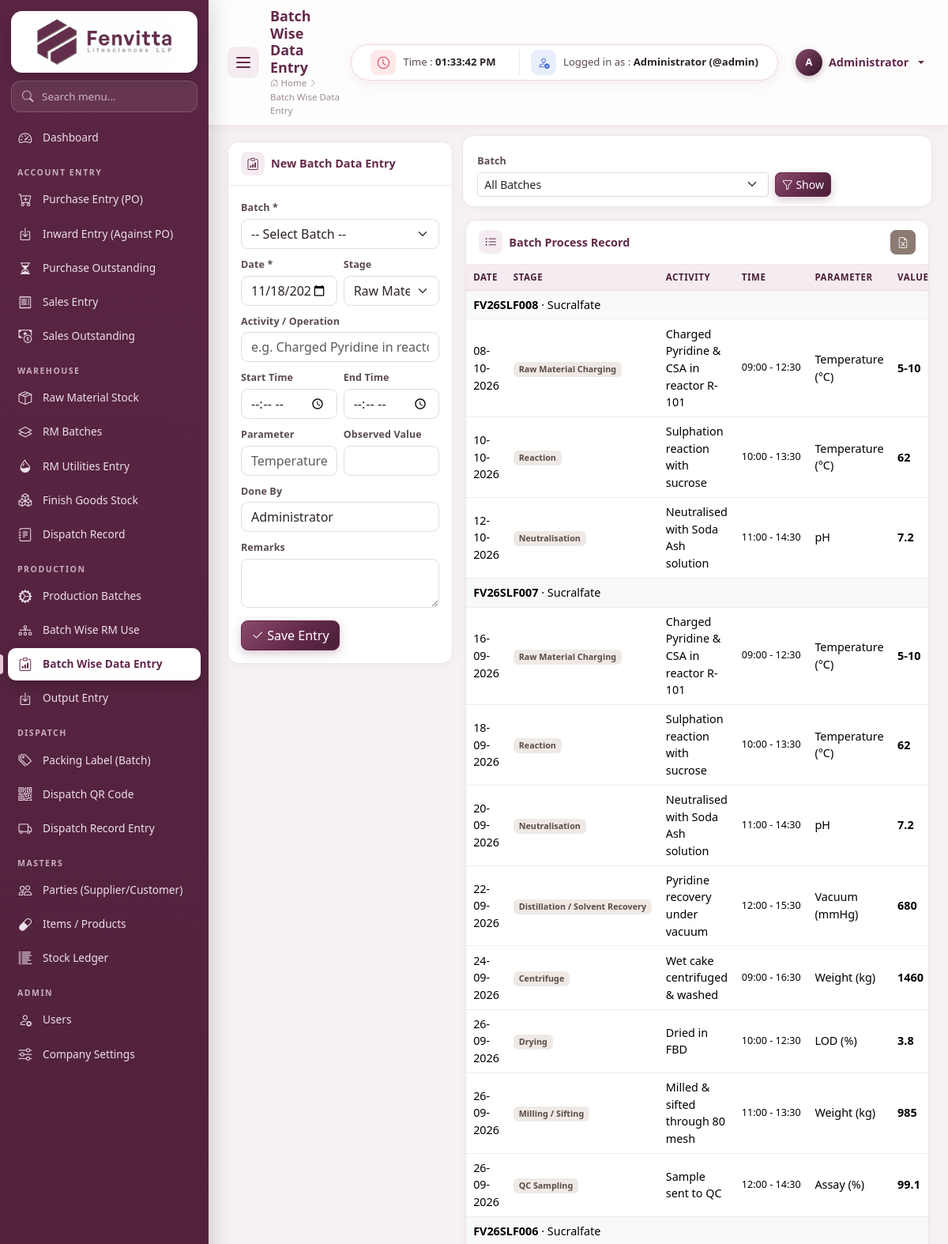
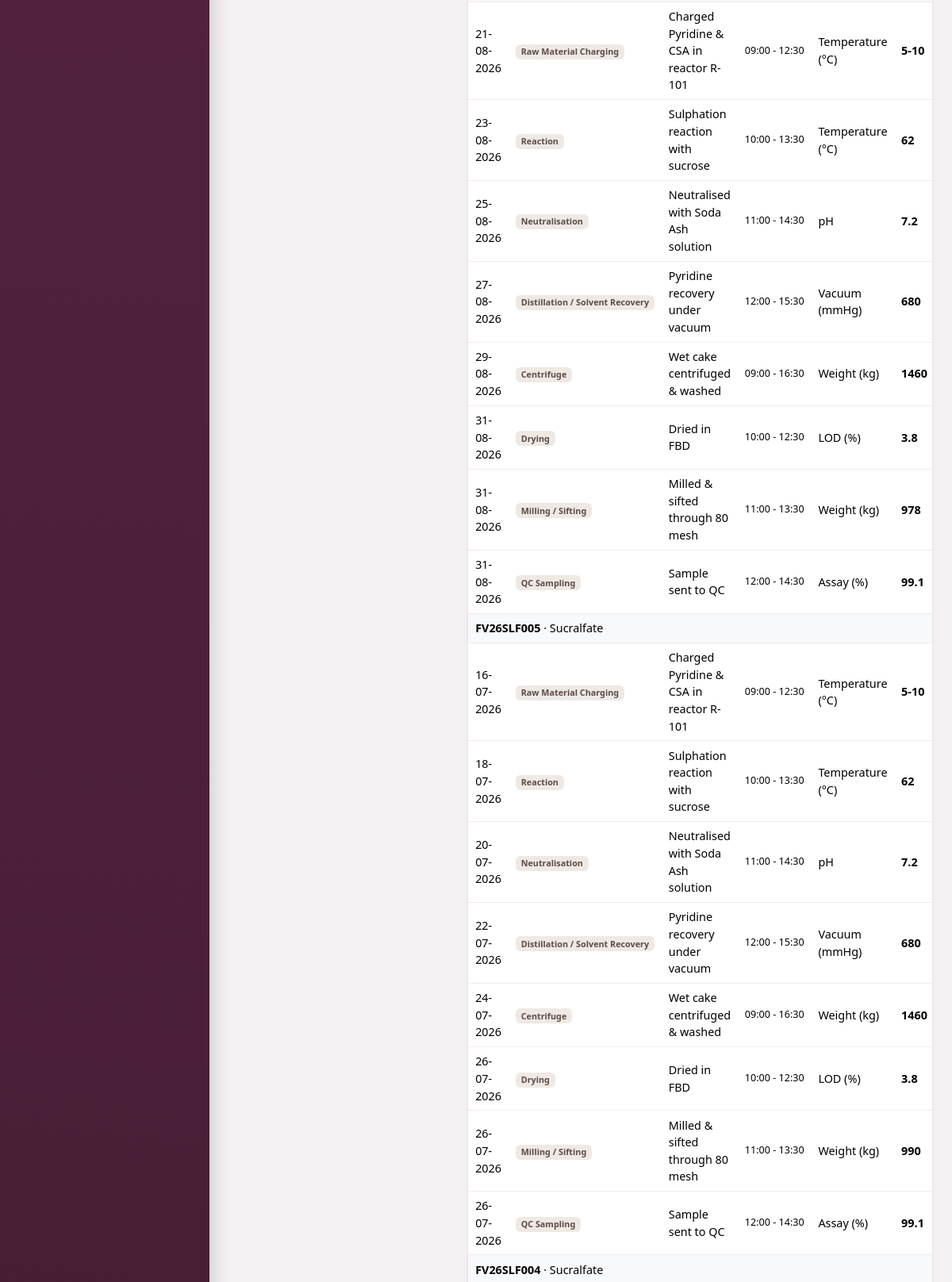
/modules/batch_data/index.php (signed in, upper part), run on the app's committed database (2 pictures, top to bottom).
### tables this page shows
CREATE TABLE batch_data (
  id INT AUTO_INCREMENT PRIMARY KEY,
  batch_id INT NOT NULL,
  entry_date DATE NOT NULL,
  stage VARCHAR(80) NULL,
  activity VARCHAR(150) NULL,
  start_time TIME NULL,
  end_time TIME NULL,
  parameter VARCHAR(100) NULL,
  observed_value VARCHAR(100) NULL,
  done_by VARCHAR(80) NULL,
  remarks VARCHAR(255) NULL,
  created_at TIMESTAMP DEFAULT CURRENT_TIMESTAMP,
  INDEX (batch_id)
);

CREATE TABLE production_batches (
  id INT AUTO_INCREMENT PRIMARY KEY,
  batch_no VARCHAR(40) NOT NULL UNIQUE,
  item_id INT NOT NULL,
  plant VARCHAR(100) NULL,
  batch_size DECIMAL(14,3) NOT NULL DEFAULT 0,
  start_date DATE NULL,
  end_date DATE NULL,
  mfg_date DATE NULL,
  exp_date DATE NULL,
  status ENUM('Planned','In Process','Production Done','Completed','Cancelled') NOT NULL DEFAULT 'Planned',
  remarks TEXT NULL,
  created_by INT NULL,
  created_at TIMESTAMP DEFAULT CURRENT_TIMESTAMP,
  INDEX (item_id), INDEX (status)
);

CREATE TABLE items (
  id INT AUTO_INCREMENT PRIMARY KEY,
  item_type ENUM('RM','PM','FG','CONSUMABLE','SERVICE') NOT NULL DEFAULT 'RM',
  code VARCHAR(40) NULL,
  name VARCHAR(150) NOT NULL,
  cas_no VARCHAR(40) NULL,
  grade VARCHAR(60) NULL,
  hsn VARCHAR(20) NULL,
  unit VARCHAR(15) NOT NULL DEFAULT 'kg',
  gst_rate DECIMAL(5,2) NOT NULL DEFAULT 18,
  std_rate DECIMAL(14,2) NOT NULL DEFAULT 0,
  reorder_level DECIMAL(14,3) NOT NULL DEFAULT 0,
  opening_qty DECIMAL(14,3) NOT NULL DEFAULT 0,
  opening_rate DECIMAL(14,2) NOT NULL DEFAULT 0,
  opening_date DATE NULL,
  shelf_life_months INT NOT NULL DEFAULT 0,
  is_active TINYINT(1) NOT NULL DEFAULT 1,
  created_at TIMESTAMP DEFAULT CURRENT_TIMESTAMP,
  INDEX (item_type)
);

### includes/db.php (called while the page is built, shortened)
<?php
$conn = null;
function db()
{
    global $conn;
    if ($conn === null) {
        try {
            $conn = mysqli_connect(DB_HOST, DB_USER, DB_PASS, DB_NAME, DB_PORT);
            mysqli_set_charset($conn, 'utf8mb4');
        } catch (mysqli_sql_exception $e) {
            http_response_code(500);
            die('<h3 style="font-family:sans-serif;color:#632a4a">Database connection failed.</h3>'
                . '<p style="font-family:sans-serif">Check <code>config/config.php</code> and import <code>database/fenvita_inventory.sql</code>.<br><small>'
                . htmlspecialchars($e->getMessage()) . '</small></p>');
        }
    }
    return $conn;
}
function q($sql, $params = [])
{
    $stmt = mysqli_prepare(db(), $sql);
    mysqli_stmt_execute($stmt);
    $result = mysqli_stmt_get_result($stmt);
    return $result === false ? true : $result;
}
function rows($sql, $params = [])
{
    $result = q($sql, $params);
    return mysqli_fetch_all($result, MYSQLI_ASSOC);
}

### modules/batch_data/index.php (the view, shortened to what this page needs)
<?php
$stages = ['Raw Material Charging', 'Reaction', 'Neutralisation', 'Distillation / Solvent Recovery', 'Filtration', 'Centrifuge', 'Washing',
    'Drying', 'Milling / Sifting', 'Blending', 'QC Sampling', 'Packing', 'Other'];
$batchId = (int)get('batch_id');
$sql = 'SELECT d.*, b.batch_no, i.name product FROM batch_data d JOIN production_batches b ON b.id = d.batch_id JOIN items i ON i.id = b.item_id';
$params = [];
$list = rows($sql . ' ORDER BY d.batch_id DESC, d.entry_date, d.start_time, d.id LIMIT 500', $params);
include ROOT_PATH . '/includes/header.php';
?>
<div class="row g-3">
    <div class="col-xl-4">
        <div class="card">
            <div class="card-header"><i class="bi bi-clipboard-data"></i> New Batch Data Entry</div>
            <div class="card-body">
                <form method="post">
                    <div class="row g-2">
                        <div class="col-12"><label class="form-label">Batch *</label><select name="batch_id" class="form-select" required><?= batch_options($batchId) ?></select></div>
                        <div class="col-6"><label class="form-label">Date *</label><input type="date" name="entry_date" class="form-control" value="<?= today() ?>" required></div>
                        <div class="col-6"><label class="form-label">Stage</label>
                            <select name="stage" class="form-select"><?php foreach ($stages as $s): ?><option><?= e($s) ?></option><?php endforeach; ?></select></div>
                        <div class="col-12"><label class="form-label">Activity / Operation</label><input name="activity" class="form-control" placeholder="e.g. Charged Pyridine in reactor R-101"></div>
                        <div class="col-6"><label class="form-label">Start Time</label><input type="time" name="start_time" class="form-control"></div>
                        <div class="col-6"><label class="form-label">End Time</label><input type="time" name="end_time" class="form-control"></div>
                        <div class="col-6"><label class="form-label">Parameter</label><input name="parameter" class="form-control" list="paramList" placeholder="Temperature">
                            </div>
                        <div class="col-6"><label class="form-label">Observed Value</label><input name="observed_value" class="form-control"></div>
                        <div class="col-12"><label class="form-label">Done By</label><input name="done_by" class="form-control" value="<?= e(current_user()['name']) ?>"></div>
                        <div class="col-12"><label class="form-label">Remarks</label><textarea name="remarks" class="form-control" rows="2"></textarea></div>
                    </div>
                    <button class="btn btn-primary mt-3"><i class="bi bi-check2"></i> Save Entry</button>
                </form>
            </div>
        </div>
    </div>
    <div class="col-xl-8">
        <form class="filter-bar row g-2 align-items-end">
            <div class="col-md-8"><label class="form-label">Batch</label><select name="batch_id" class="form-select form-select-sm"><?= str_replace('-- Select Batch --', 'All Batches', batch_options($batchId)) ?></select></div>
            <div class="col-md-4"><button class="btn btn-sm btn-primary"><i class="bi bi-funnel"></i> Show</button>
                <?php if ($batchId): ?><a href="<?= url('production/view/' . $batchId) ?>" class="btn btn-sm btn-light">Open Batch</a><?php endif; ?></div>
        </form>
        <div class="card">
            <div class="card-header"><i class="bi bi-list-ul"></i> Batch Process Record
                <div class="actions"><button class="btn btn-sm btn-accent" data-export="#tbl" data-filename="batch-data"><i class="bi bi-file-earmark-excel"></i></button></div>
            </div>
            <div class="table-responsive">
                <table class="table table-sm table-hover" id="tbl">
                    <thead><tr><th>Date</th><th>Stage</th><th>Activity</th><th>Time</th><th>Parameter</th><th>Value</th><th>Done By</th><th>Remarks</th><th class="no-export"></th></tr></thead>
                    <tbody>
                    <?php $lastBatch = null; foreach ($list as $d): ?>
                        <?php if ($lastBatch !== $d['batch_no']): $lastBatch = $d['batch_no']; ?>
                            <tr class="table-light"><td colspan="9"><b><?= e($d['batch_no']) ?></b> &middot; <?= e($d['product']) ?></td></tr>
                        <?php endif; ?>
                        <tr>
                            <td><?= dmy($d['entry_date']) ?></td>
                            <td><span class="badge badge-type"><?= e($d['stage']) ?></span></td>
                            <td><?= e($d['activity']) ?></td>
                            <td class="small text-nowrap"><?= $d['start_time'] ? substr($d['start_time'], 0, 5) : '' ?><?= $d['end_time'] ? ' - ' . substr($d['end_time'], 0, 5) : '' ?></td>
                            <td><?= e($d['parameter']) ?></td>
                            <td class="fw-semibold"><?= e($d['observed_value']) ?></td>
                        </tr>
                    <?php endforeach; ?>
                    </tbody>
                </table>
            </div>
        </div>
    </div>
</div>
<?php include ROOT_PATH . '/includes/footer.php'; ?>

### assets/css/style.css (style rules this page uses)
:root { --fv-primary: #632a4a; --fv-primary-dark: #4a1f37; --fv-primary-deep: #2f1222; --fv-primary-soft: #8a4a6c; --fv-primary-light: #f5ecf1; --fv-accent: #8c7b73; --fv-accent-light: #efe9e6; --fv-bg: #f6f2f4; --fv-text: #2b2228; --sidebar-w: 264px; --sidebar-mini-w: 78px; --ease: cubic-bezier(.4, 0, .2, 1); --bs-primary: #632a4a; --bs-primary-rgb: 99, 42, 74; --bs-link-color: #632a4a; --bs-link-color-rgb: 99, 42, 74; --bs-link-hover-color: #4a1f37; --bs-link-hover-color-rgb: 74, 31, 55; --bs-body-font-family: "Segoe UI", Inter, Roboto, "Helvetica Neue", Arial, sans-serif; --bs-body-color: #2b2228; --bs-border-radius: .55rem; }
body { background: var(--fv-bg); font-size: .9rem; }
* { scrollbar-width: thin; scrollbar-color: #cdb7c3 transparent; }
.btn { transition: all .2s var(--ease); font-weight: 500; }
.btn-primary { --bs-btn-bg: var(--fv-primary); --bs-btn-border-color: var(--fv-primary); --bs-btn-hover-bg: var(--fv-primary-dark); --bs-btn-hover-border-color: var(--fv-primary-dark); --bs-btn-active-bg: var(--fv-primary-deep); --bs-btn-active-border-color: var(--fv-primary-deep); --bs-btn-disabled-bg: var(--fv-primary); --bs-btn-disabled-border-color: var(--fv-primary); background-image: linear-gradient(135deg, var(--fv-primary-soft) 0%, var(--fv-primary) 55%, var(--fv-primary-dark) 100%); box-shadow: 0 4px 12px rgba(99, 42, 74, .25); }
.btn-accent { --bs-btn-color: #fff; --bs-btn-bg: var(--fv-accent); --bs-btn-border-color: var(--fv-accent); --bs-btn-hover-color: #fff; --bs-btn-hover-bg: #74655e; --bs-btn-hover-border-color: #74655e; --bs-btn-active-color: #fff; --bs-btn-active-bg: #655750; }
.btn-sm { border-radius: .45rem; }
.form-control, .form-select { border-color: #e4d9df; transition: border-color .2s, box-shadow .2s; }
.form-label { font-weight: 600; font-size: .78rem; color: #5a4a53; margin-bottom: .25rem; letter-spacing: .01em; }
.content > *, .content > .row > [class*="col"] { animation: fadeUp .5s var(--ease) both; }
.content > .row > [class*="col"]:nth-child(2) { animation-delay: .07s; }
.table tbody tr { animation: fadeIn .4s ease both; }
.card { border: 1px solid #ede3e8; border-radius: 14px; box-shadow: 0 2px 12px rgba(99, 42, 74, .045); transition: box-shadow .25s, transform .25s; }
.card-header { background: #fff; border-bottom: 1px solid #f1e8ed; font-weight: 700; color: var(--fv-primary); padding: 12px 16px; border-radius: 14px 14px 0 0 !important; display: flex; align-items: center; gap: 8px; flex-wrap: wrap; }
.card-header > i:first-child { width: 30px; height: 30px; border-radius: 8px; display: inline-grid; place-items: center; background: var(--fv-primary-light); font-size: .95rem; }
.card-header .actions { margin-left: auto; display: flex; gap: 6px; flex-wrap: wrap; align-items: center; }
.table { --bs-table-hover-bg: #fbf5f8; margin-bottom: 0; }
.table thead th { background: var(--fv-primary-light); color: var(--fv-primary-dark); font-size: .72rem; text-transform: uppercase; letter-spacing: .05em; font-weight: 700; white-space: nowrap; border-bottom: 1px solid #e6d6df; vertical-align: middle; }
.table td { vertical-align: middle; border-color: #f2eaee; }
.table-hover tbody tr { transition: background .15s; }
.table-sm td, .table-sm th { padding: .45rem .55rem; }
.table-responsive { border-radius: 0 0 14px 14px; }
.badge { font-weight: 600; padding: .38em .65em; border-radius: 6px; }
.badge-type { background: var(--fv-accent-light); color: #5b4c45; }
.filter-bar { background: #fff; border: 1px solid #ede3e8; border-radius: 14px; padding: 12px 14px; margin-bottom: 16px; box-shadow: 0 2px 10px rgba(99, 42, 74, .035); }

### data on the page
batch_data: production_batches.batch_no "FV26SLF008", items.name "Sucralfate", entry_date "08-10-2026", stage "Raw Material Charging", activity "Charged Pyridine & CSA in reactor R-101", start_time "09:00", end_time "12:30", parameter "Temperature (°C)", observed_value "5-10"
batch_data: entry_date "10-10-2026", stage "Reaction", activity "Sulphation reaction with sucrose", start_time "10:00", end_time "13:30", parameter "Temperature (°C)", observed_value "62"
batch_data: entry_date "12-10-2026", stage "Neutralisation", activity "Neutralised with Soda Ash solution", start_time "11:00", end_time "14:30", parameter "pH", observed_value "7.2"
batch_data: production_batches.batch_no "FV26SLF007", items.name "Sucralfate", entry_date "16-09-2026", stage "Raw Material Charging", activity "Charged Pyridine & CSA in reactor R-101", start_time "09:00", end_time "12:30", parameter "Temperature (°C)", observed_value "5-10"
batch_data: entry_date "18-09-2026", stage "Reaction", activity "Sulphation reaction with sucrose", start_time "10:00", end_time "13:30", parameter "Temperature (°C)", observed_value "62"
batch_data: entry_date "20-09-2026", stage "Neutralisation", activity "Neutralised with Soda Ash solution", start_time "11:00", end_time "14:30", parameter "pH", observed_value "7.2"
batch_data: entry_date "22-09-2026", stage "Distillation / Solvent Recovery", activity "Pyridine recovery under vacuum", start_time "12:00", end_time "15:30", parameter "Vacuum (mmHg)", observed_value "680"
batch_data: entry_date "24-09-2026", stage "Centrifuge", activity "Wet cake centrifuged & washed", start_time "09:00", end_time "16:30", parameter "Weight (kg)", observed_value "1460"
batch_data: entry_date "26-09-2026", stage "Drying", activity "Dried in FBD", start_time "10:00", end_time "12:30", parameter "LOD (%)", observed_value "3.8"
batch_data: entry_date "26-09-2026", stage "Milling / Sifting", activity "Milled & sifted through 80 mesh", start_time "11:00", end_time "13:30", parameter "Weight (kg)", observed_value "985"
batch_data: entry_date "26-09-2026", stage "QC Sampling", activity "Sample sent to QC", start_time "12:00", end_time "14:30", parameter "Assay (%)", observed_value "99.1"
batch_data: production_batches.batch_no "FV26SLF006", items.name "Sucralfate", entry_date "21-08-2026", stage "Raw Material Charging", activity "Charged Pyridine & CSA in reactor R-101", start_time "09:00", end_time "12:30", parameter "Temperature (°C)", observed_value "5-10"
batch_data: entry_date "23-08-2026", stage "Reaction", activity "Sulphation reaction with sucrose", start_time "10:00", end_time "13:30", parameter "Temperature (°C)", observed_value "62"
batch_data: entry_date "25-08-2026", stage "Neutralisation", activity "Neutralised with Soda Ash solution", start_time "11:00", end_time "14:30", parameter "pH", observed_value "7.2"
batch_data: entry_date "27-08-2026", stage "Distillation / Solvent Recovery", activity "Pyridine recovery under vacuum", start_time "12:00", end_time "15:30", parameter "Vacuum (mmHg)", observed_value "680"
batch_data: entry_date "29-08-2026", stage "Centrifuge", activity "Wet cake centrifuged & washed", start_time "09:00", end_time "16:30", parameter "Weight (kg)", observed_value "1460"
batch_data: entry_date "31-08-2026", stage "Drying", activity "Dried in FBD", start_time "10:00", end_time "12:30", parameter "LOD (%)", observed_value "3.8"
batch_data: entry_date "31-08-2026", stage "Milling / Sifting", activity "Milled & sifted through 80 mesh", start_time "11:00", end_time "13:30", parameter "Weight (kg)", observed_value "978"
batch_data: entry_date "31-08-2026", stage "QC Sampling", activity "Sample sent to QC", start_time "12:00", end_time "14:30", parameter "Assay (%)", observed_value "99.1"
batch_data: production_batches.batch_no "FV26SLF005", items.name "Sucralfate", entry_date "16-07-2026", stage "Raw Material Charging", activity "Charged Pyridine & CSA in reactor R-101", start_time "09:00", end_time "12:30", parameter "Temperature (°C)", observed_value "5-10"
batch_data: entry_date "18-07-2026", stage "Reaction", activity "Sulphation reaction with sucrose", start_time "10:00", end_time "13:30", parameter "Temperature (°C)", observed_value "62"
batch_data: entry_date "20-07-2026", stage "Neutralisation", activity "Neutralised with Soda Ash solution", start_time "11:00", end_time "14:30", parameter "pH", observed_value "7.2"
batch_data: entry_date "22-07-2026", stage "Distillation / Solvent Recovery", activity "Pyridine recovery under vacuum", start_time "12:00", end_time "15:30", parameter "Vacuum (mmHg)", observed_value "680"
batch_data: entry_date "24-07-2026", stage "Centrifuge", activity "Wet cake centrifuged & washed", start_time "09:00", end_time "16:30", parameter "Weight (kg)", observed_value "1460"
batch_data: entry_date "26-07-2026", stage "Drying", activity "Dried in FBD", start_time "10:00", end_time "12:30", parameter "LOD (%)", observed_value "3.8"
batch_data: entry_date "26-07-2026", stage "Milling / Sifting", activity "Milled & sifted through 80 mesh", start_time "11:00", end_time "13:30", parameter "Weight (kg)", observed_value "990"
batch_data: entry_date "26-07-2026", stage "QC Sampling", activity "Sample sent to QC", start_time "12:00", end_time "14:30", parameter "Assay (%)", observed_value "99.1"
batch_data: production_batches.batch_no "FV26SLF004", items.name "Sucralfate"

### other printed values
$navItem[0] "Dashboard"
$navItem[0] "ACCOUNT ENTRY"
$navSub[0] "Purchase Entry (PO)"
$navSub[0] "Inward Entry (Against PO)"
$navSub[0] "Purchase Outstanding"
$navSub[0] "Sales Entry"
$navSub[0] "Sales Outstanding"
$navItem[0] "WAREHOUSE"
$navSub[0] "Raw Material Stock"
$navSub[0] "RM Batches"
$navSub[0] "RM Utilities Entry"
$navSub[0] "Finish Goods Stock"
$navSub[0] "Dispatch Record"
$navItem[0] "PRODUCTION"
$navSub[0] "Production Batches"
